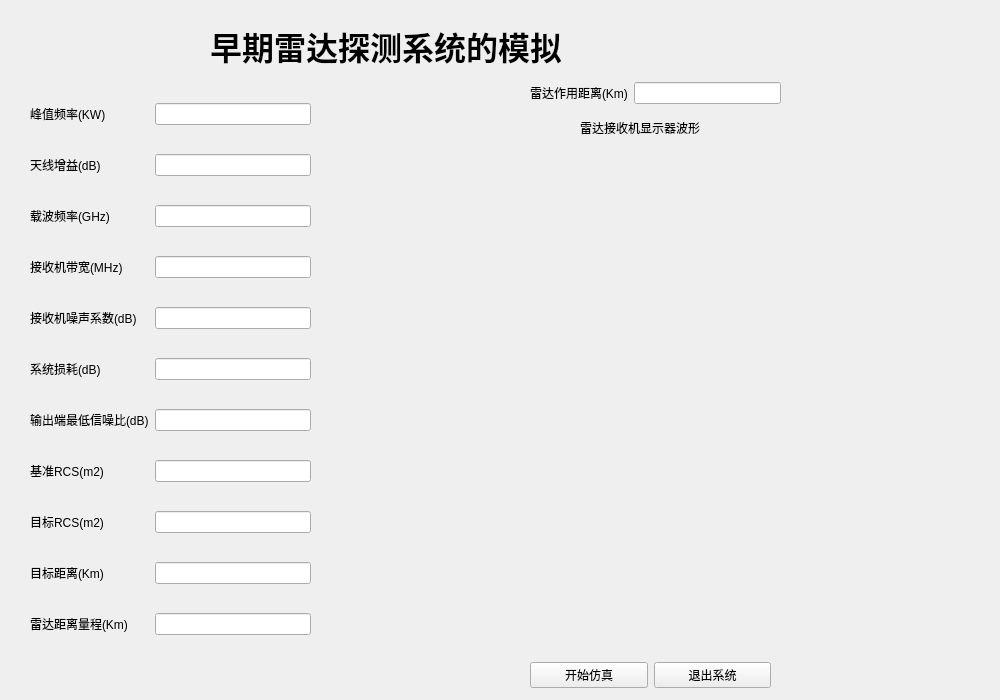
<?xml version="1.0" encoding="UTF-8"?>
<ui version="4.0">
 <class>Form</class>
 <widget class="QWidget" name="Form">
  <property name="geometry">
   <rect>
    <x>0</x>
    <y>0</y>
    <width>1000</width>
    <height>700</height>
   </rect>
  </property>
  <property name="minimumSize">
   <size>
    <width>1000</width>
    <height>700</height>
   </size>
  </property>
  <property name="maximumSize">
   <size>
    <width>1000</width>
    <height>700</height>
   </size>
  </property>
  <property name="windowTitle">
   <string>RadarSystemSimulation</string>
  </property>
  <widget class="QLabel" name="Title">
   <property name="geometry">
    <rect>
     <x>210</x>
     <y>20</y>
     <width>451</width>
     <height>51</height>
    </rect>
   </property>
   <property name="font">
    <font>
     <pointsize>24</pointsize>
     <weight>75</weight>
     <bold>true</bold>
    </font>
   </property>
   <property name="text">
    <string>早期雷达探测系统的模拟</string>
   </property>
  </widget>
  <widget class="QLabel" name="RadarReceiverWave">
   <property name="geometry">
    <rect>
     <x>580</x>
     <y>120</y>
     <width>151</width>
     <height>16</height>
    </rect>
   </property>
   <property name="text">
    <string>雷达接收机显示器波形</string>
   </property>
  </widget>
  <widget class="QWidget" name="layoutWidget">
   <property name="geometry">
    <rect>
     <x>30</x>
     <y>80</y>
     <width>281</width>
     <height>581</height>
    </rect>
   </property>
   <layout class="QGridLayout" name="gridLayout">
    <item row="0" column="0">
     <widget class="QLabel" name="PeakPower">
      <property name="text">
       <string>峰值频率(KW)</string>
      </property>
     </widget>
    </item>
    <item row="0" column="1">
     <widget class="QLineEdit" name="lineEdit_1"/>
    </item>
    <item row="1" column="0">
     <widget class="QLabel" name="AntennaGain">
      <property name="text">
       <string>天线增益(dB)</string>
      </property>
     </widget>
    </item>
    <item row="1" column="1">
     <widget class="QLineEdit" name="lineEdit_2"/>
    </item>
    <item row="2" column="0">
     <widget class="QLabel" name="CarrierFrequency">
      <property name="text">
       <string>载波频率(GHz)</string>
      </property>
     </widget>
    </item>
    <item row="2" column="1">
     <widget class="QLineEdit" name="lineEdit_3"/>
    </item>
    <item row="3" column="0">
     <widget class="QLabel" name="ReceiverLength">
      <property name="text">
       <string>接收机带宽(MHz)</string>
      </property>
     </widget>
    </item>
    <item row="3" column="1">
     <widget class="QLineEdit" name="lineEdit_4"/>
    </item>
    <item row="4" column="0">
     <widget class="QLabel" name="ReceiverNoiseFactor">
      <property name="text">
       <string>接收机噪声系数(dB)</string>
      </property>
     </widget>
    </item>
    <item row="4" column="1">
     <widget class="QLineEdit" name="lineEdit_5"/>
    </item>
    <item row="5" column="0">
     <widget class="QLabel" name="SystemLoss">
      <property name="text">
       <string>系统损耗(dB)</string>
      </property>
     </widget>
    </item>
    <item row="5" column="1">
     <widget class="QLineEdit" name="lineEdit_6"/>
    </item>
    <item row="6" column="0">
     <widget class="QLabel" name="OutputMinSigNoiseRatio">
      <property name="text">
       <string>输出端最低信噪比(dB)</string>
      </property>
     </widget>
    </item>
    <item row="6" column="1">
     <widget class="QLineEdit" name="lineEdit_7"/>
    </item>
    <item row="7" column="0">
     <widget class="QLabel" name="BaseRCS">
      <property name="text">
       <string>基准RCS(m2)</string>
      </property>
     </widget>
    </item>
    <item row="7" column="1">
     <widget class="QLineEdit" name="lineEdit_8"/>
    </item>
    <item row="8" column="0">
     <widget class="QLabel" name="TargetRCS">
      <property name="text">
       <string>目标RCS(m2)</string>
      </property>
     </widget>
    </item>
    <item row="8" column="1">
     <widget class="QLineEdit" name="lineEdit_9"/>
    </item>
    <item row="9" column="0">
     <widget class="QLabel" name="TargetDistance">
      <property name="text">
       <string>目标距离(Km)</string>
      </property>
     </widget>
    </item>
    <item row="9" column="1">
     <widget class="QLineEdit" name="lineEdit_10"/>
    </item>
    <item row="10" column="0">
     <widget class="QLabel" name="RadarDistanceRange">
      <property name="text">
       <string>雷达距离量程(Km)</string>
      </property>
     </widget>
    </item>
    <item row="10" column="1">
     <widget class="QLineEdit" name="lineEdit_11"/>
    </item>
   </layout>
  </widget>
  <widget class="QWidget" name="layoutWidget">
   <property name="geometry">
    <rect>
     <x>530</x>
     <y>80</y>
     <width>251</width>
     <height>26</height>
    </rect>
   </property>
   <layout class="QGridLayout" name="gridLayout_2">
    <item row="0" column="0">
     <widget class="QLabel" name="RadarDistanceRange_2">
      <property name="text">
       <string>雷达作用距离(Km)</string>
      </property>
     </widget>
    </item>
    <item row="0" column="1">
     <widget class="QLineEdit" name="lineEdit_12"/>
    </item>
   </layout>
  </widget>
  <widget class="QWidget" name="layoutWidget">
   <property name="geometry">
    <rect>
     <x>530</x>
     <y>660</y>
     <width>241</width>
     <height>30</height>
    </rect>
   </property>
   <layout class="QGridLayout" name="gridLayout_3">
    <item row="0" column="0">
     <widget class="QPushButton" name="StartSimulation">
      <property name="text">
       <string>开始仿真</string>
      </property>
     </widget>
    </item>
    <item row="0" column="1">
     <widget class="QPushButton" name="ExitSystem">
      <property name="text">
       <string>退出系统</string>
      </property>
     </widget>
    </item>
   </layout>
  </widget>
  <widget class="QLabel" name="WaveImgDisplay">
   <property name="geometry">
    <rect>
     <x>330</x>
     <y>150</y>
     <width>645</width>
     <height>485</height>
    </rect>
   </property>
   <property name="text">
    <string/>
   </property>
  </widget>
 </widget>
 <resources/>
 <connections/>
</ui>
